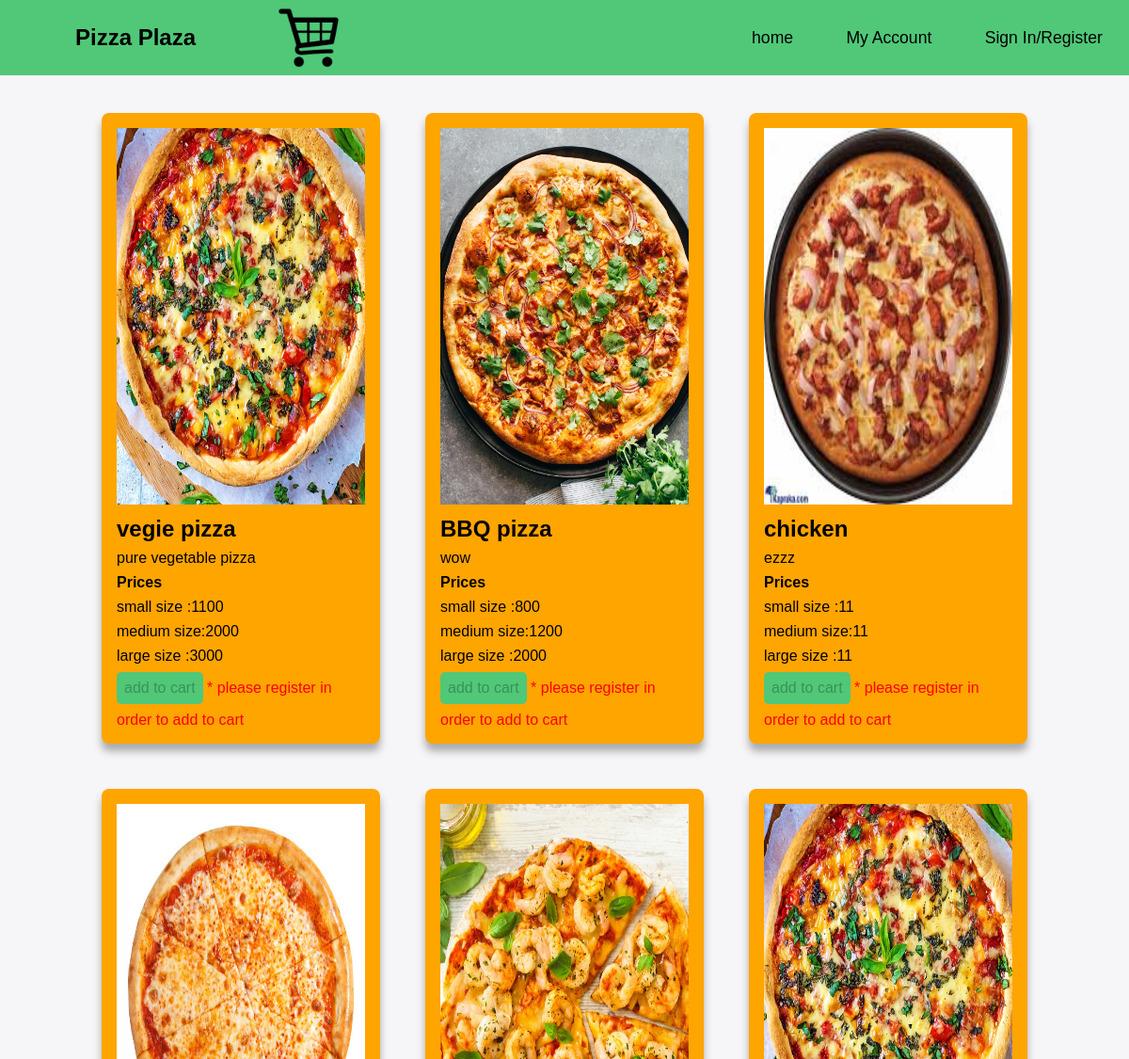
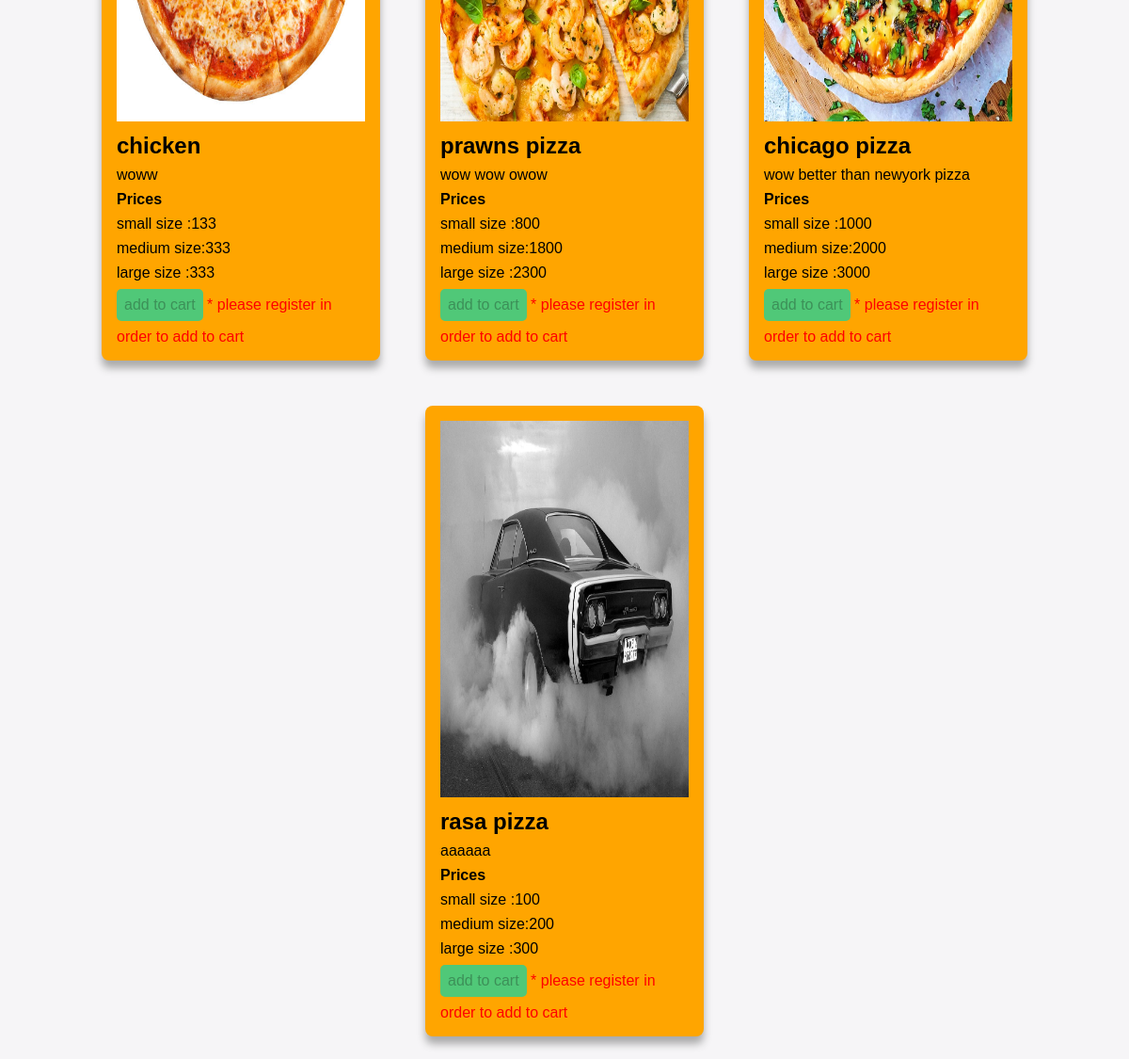
Page /menu.php on the committed database (2 pictures, top to bottom).
### tables this page shows
CREATE TABLE IF NOT EXISTS `tblproducts` (
  `pizzaID` int NOT NULL AUTO_INCREMENT,
  `name` varchar(40) NOT NULL,
  `description` varchar(3000) NOT NULL,
  `imagePath` varchar(1000) NOT NULL,
  `smallPrice` varchar(20) NOT NULL,
  `mediumPrice` varchar(20) NOT NULL,
  `largePrice` varchar(20) NOT NULL,
  PRIMARY KEY (`pizzaID`)
);

### menu.php (the view, shortened to what this page needs)
<!DOCTYPE html>
<html lang="en">
<head>
</head>
<body>
    <header class="navbar">
          <div class="logo">
            <img src="./images/icons/logo.png" alt="" class="logo-image">
            <span class="logo-name">Pizza Plaza</span>
            <div class="cartBox">
                <a href="./cart.php">
                    <img src="./images/icons/cart.png" id="cartImg" alt="cart">
                </a>
            </div>
          </div>
          <div class="nav-links">
            <ul>
              <li><a href="./home.html">home</a></li>
              <li><a href="./userAccount.php">My Account</a></li>
              <li><a href="login.php">Sign In/Register</a></li>
            </ul>
          </div>
    </header>
    <main>
        <div class="container">
        <?php
            $con =mysqli_connect("localhost","root","","pizzaplaza");
            $sql = "SELECT * FROM `tblproducts`";
            $result = mysqli_query($con,$sql);
            if(mysqli_num_rows($result)>0)
            {
                while($row = mysqli_fetch_assoc($result))
                {
        ?>
            <div class="card">
                <div class="image-box">
                    <img src="<?php echo $row["imagePath"]?>" alt="product image">
                </div>
                <h2><?php echo $row["name"]?></h2>
                <p><?php echo $row["description"]?></p>
                <h4>Prices</h4>
                <p>small size  :<?php echo $row["smallPrice"]?></p>
                <p>medium size:<?php echo $row["mediumPrice"]?></p>
                <p>large size :<?php echo $row["largePrice"]?></p>
                <?php if (isset($_SESSION["userName"])) : ?>
                <form action="./addCart.php" method="post">
                    <input type="text" name="pizzaID" value="<?php echo $row["pizzaID"]?>" hidden>
                    <input type="text" name="userEmail" value="<?php echo $_SESSION["userName"]?>" hidden>
                    <input type="submit" name="addToCartSubmit" value="add to cart" class="add-cart" >
                </form>
                <?php else: ?>
                    <input type="submit" name="addToCartSubmit" value="add to cart" class="add-cart" disabled>
                    <span id="warning">* please register in order to add to cart</span>
                <?php endif; ?>
            </div>
            <?php
                }
            }
        ?>
        </div>
    </main>
</body>
</html>

### menu.php (style rules this page uses)
html { font-size: 16px; }
* { padding: 0; margin: 0; box-sizing: border-box; font-family: 'Manrope', sans-serif; }
body { background: #f6f5f7; }
.logo-image { display: block; width: 5rem; padding: 0.5rem; }
.logo-name { font-size: 1.5rem; font-weight: 700; }
.logo { display: flex; align-items: center; }
.navbar { display: flex; background-color: rgb(80, 200, 120); justify-content: space-between; align-items: center; position: fixed; width: 100%; }
.nav-links { height: 100%; }
.nav-links ul { list-style: none; display: flex; }
.nav-links li a { font-size: 1.1rem; display: block; text-decoration: none; padding: 1.6em ; color: black; font-weight: 500; }
img { display: block; }
main { width: 100%; padding:5em 0.5em 0 0.5em; display: flex; flex-direction: row; }
.container { width: 100%; height: 100%; margin: 1em 0 0 0 ; display: flex; flex-direction: row; flex-wrap: wrap; justify-content: center; }
.card { border-radius: 0.5em; background-color:rgb(255,165,0); width: 25%; height: 25%; padding: 1em; margin: 1.5em; box-shadow:0em 0.5em 0.5em #aaaaaa; }
.image-box { width: 100%; height: 400px; }
.image-box>img { height: 100%; width: 100%; }
p,h2,h4 { margin-top: 0.5em ; }
.add-cart { margin: 0.5em 0; background-color: rgb(80, 200, 120); border-radius: 5px ; padding: 0.5em; border:rgb(80, 200, 120) ; font-size: 1em; }
#warning { color: red; }
#cartImg { display: block; width: 5rem; padding: 0.5rem; }
.cartBox { margin-left:5em ; }

### rows in the picture
tblproducts: imagePath (picture), name "vegie pizza", description "pure vegetable pizza", smallPrice "1100", mediumPrice "2000", largePrice "3000"
tblproducts: imagePath (picture), name "BBQ pizza", description "wow", smallPrice "800", mediumPrice "1200", largePrice "2000"
tblproducts: imagePath (picture), name "chicken", description "ezzz", smallPrice "11", mediumPrice "11", largePrice "11"
tblproducts: imagePath (picture), name "chicken", description "woww", smallPrice "133", mediumPrice "333", largePrice "333"
tblproducts: imagePath (picture), name "prawns pizza", description "wow wow owow", smallPrice "800", mediumPrice "1800", largePrice "2300"
tblproducts: imagePath (picture), name "chicago pizza", description "wow better than newyork pizza", smallPrice "1000", mediumPrice "2000", largePrice "3000"
tblproducts: imagePath (picture), name "rasa pizza", description "aaaaaa", smallPrice "100", mediumPrice "200", largePrice "300"
